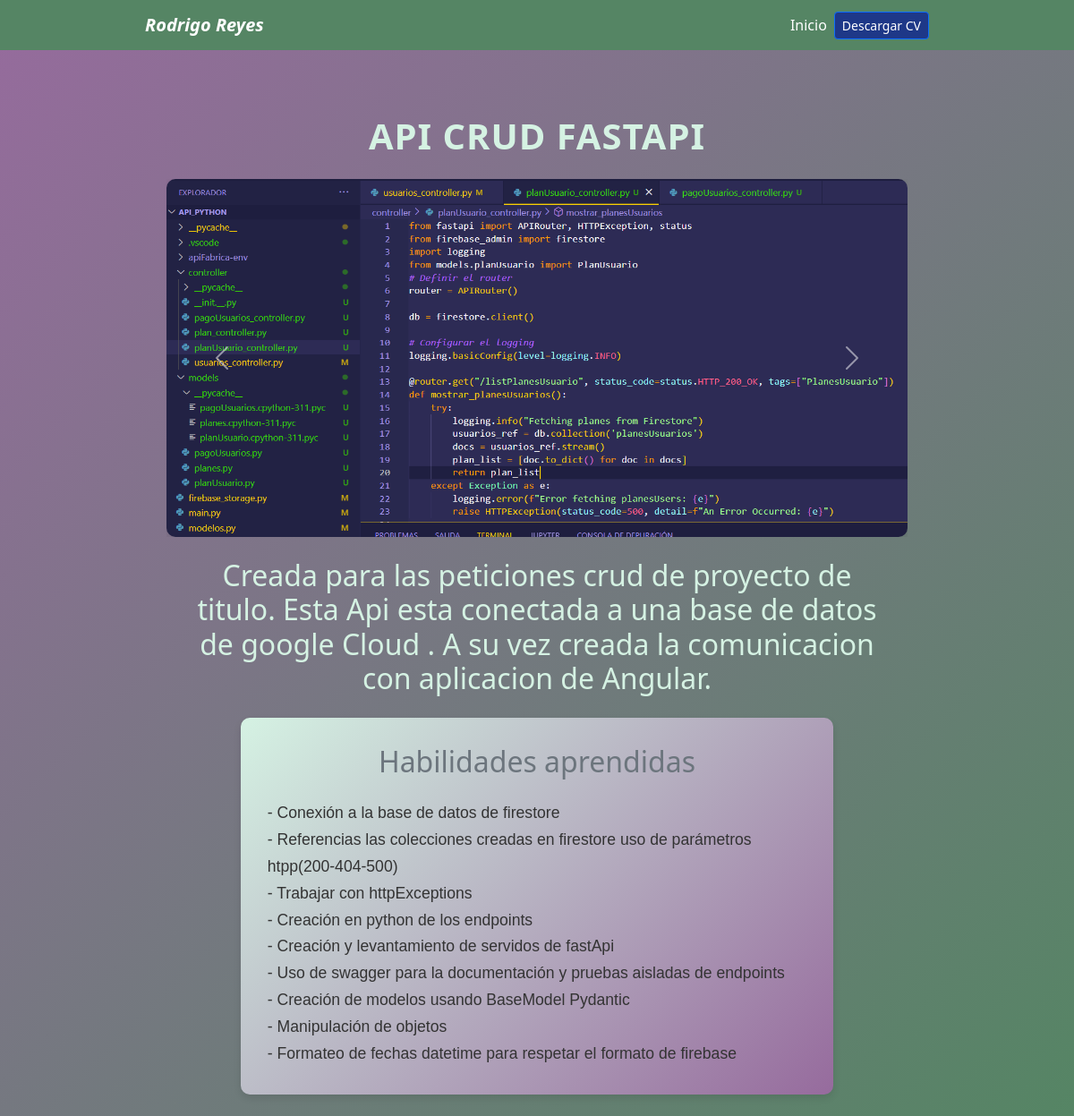
Page /detalle/7/ on the committed database.
### portafolio/models.py (models this page shows)
class Proyecto(models.Model):
    titulo = models.CharField(max_length=100)
    desc = models.CharField(max_length=400)
    habilidades = models.CharField(max_length=500,blank=True)
    img = models.ImageField()
    url = models.URLField(blank=True)
    img2 = models.ImageField(blank=True, null=True)
    img3 = models.ImageField(blank=True, null=True)
    img4 = models.ImageField(blank=True, null=True)
    img5 = models.ImageField(blank=True, null=True)
    img6 = models.ImageField(blank=True, null=True)

### portafolio/views.py (the view)
# urls.py: path("detalle/", views.detalle, name='detalle'),
def detalle(request, proyecto_id):
    publicacion = get_object_or_404(Proyecto, id=proyecto_id)
    habilidades_lista = publicacion.habilidades.split(",")
    img_list = [publicacion.img.url]
    if publicacion.img2:
        img_list.append(publicacion.img2.url)
    if publicacion.img3:
        img_list.append(publicacion.img3.url)
    if publicacion.img4:
        img_list.append(publicacion.img4.url)
    if publicacion.img5:
        img_list.append(publicacion.img5.url)
    if publicacion.img6:
        img_list.append(publicacion.img6.url)
    context = {
        'publicacion': publicacion,
        'img_list': img_list,
        'habilidades_lista': habilidades_lista,
    }
    return render(request, 'detalle.html', context)

### portafolio/templates/detalle.html (shortened to what this page needs)
{% extends 'layout.html'%}
{% block content %}
{% load static %}
<!DOCTYPE html>
<html lang="en">
<head>
    <link href="https://cdn.jsdelivr.net/npm/bootstrap@5.3.3/dist/css/bootstrap.min.css" rel="stylesheet">
    <link rel="stylesheet" href="{% static 'main.css' %}">
</head>
<body>
<div class="container mt-5">
    <div class="text-center">
        <h1 class="display-4 text-uppercase fw-bold mb-4">{{publicacion.titulo}}</h1>
        <div id="carouselExampleControls" class="carousel slide" data-bs-ride="carousel">
            <div class="carousel-inner">
              <div class="carousel-item active">
                <img src="{{publicacion.img.url}}" class="d-block w-100" alt="Imagen 1">
              </div>
            </div>
            <button class="carousel-control-prev" type="button" data-bs-target="#carouselExampleControls" data-bs-slide="prev">
              <span class="carousel-control-prev-icon" aria-hidden="true"></span>
            </button>
            <button class="carousel-control-next" type="button" data-bs-target="#carouselExampleControls" data-bs-slide="next">
              <span class="carousel-control-next-icon" aria-hidden="true"></span>
            </button>
        </div>
        <h2 class="m-4">{{publicacion.desc}}</h2>
    </div>
    <div class="habilidades-section">
        <h2 class="text-center mb-4 text-secondary">Habilidades aprendidas</h2>
        <ul class="habilidades-list">
            {% for tarea in habilidades_lista %}
                <li class="habilidad-item">- {{ tarea }}</li>
            {% endfor %}
        </ul>
    </div>
</div>
</body>
</html>
{% endblock %}

### static/main.css (style rules this page uses)
body { background: linear-gradient(135deg, #966B9D, #558564); color: #D5F2E3; }
ul { list-style-position: outside; padding-left: 0; display: table; margin: 0 auto; }
li { display: table-row; margin-bottom: 10px; }
.bg-white-custom { color: #DCDCDC ! ; }
.habilidades-section { background: linear-gradient(135deg, #D5F2E3, #966B9D); padding: 20px; border-radius: 10px; box-shadow: 0 4px 8px rgba(0, 0, 0, 0.1); margin: auto; width: 80%; }
.habilidades-list { list-style-type: none; padding-left: 0; font-size: 1.2rem; }
.habilidad-item { padding: 10px 0; border-bottom: 1px solid #ddd; font-family: 'Arial', sans-serif; color: #333; transition: color 0.3s ease; }
.container { max-width: 900px; margin: auto; }
.display-4 { font-size: 2.5rem; letter-spacing: 1px; }
img { max-width: 100%; height: auto; border-radius: 10px; box-shadow: 0 4px 15px rgba(0, 0, 0, 0.1); }
.habilidades-section { background-color: #f9f9f9; padding: 30px; border-radius: 10px; box-shadow: 0 4px 8px rgba(0, 0, 0, 0.1); }
.habilidades-list { list-style-type: none; padding-left: 0; font-size: 1.1rem; color: #333; line-height: 1.7; }
.habilidad-item { padding: 10px 0; border-bottom: 1px solid #ddd; transition: color 0.3s ease; }
.text-secondary { color: #6c757d; }

### portafolio/templates/detalle.html (style rules this page uses)
.carousel-item img { height: 400px; display: flex; flex-direction: column; }

### rows in the picture
Proyecto: titulo "API CRUD FASTAPI", img (picture), desc "Creada para las peticiones crud de proyecto de titulo. Esta Api esta conectada a una base de datos de google Cloud . A su vez creada la comunicacion con aplicacion de Angular."

### other values in the picture
{{ tarea }} "Conexión a la base de datos de firestore" "Referencias las colecciones creadas en firestore uso de parámetros htpp(200-404-500)" "Trabajar con httpExceptions" "Creación en python de los endpoints" "Creación y levantamiento de servidos de fastApi" "Uso de swagger para la documentación y pruebas aisladas de endpoints" "Creación de modelos usando BaseModel Pydantic" "Manipulación de objetos" "Formateo de fechas datetime para respetar el formato de firebase"
